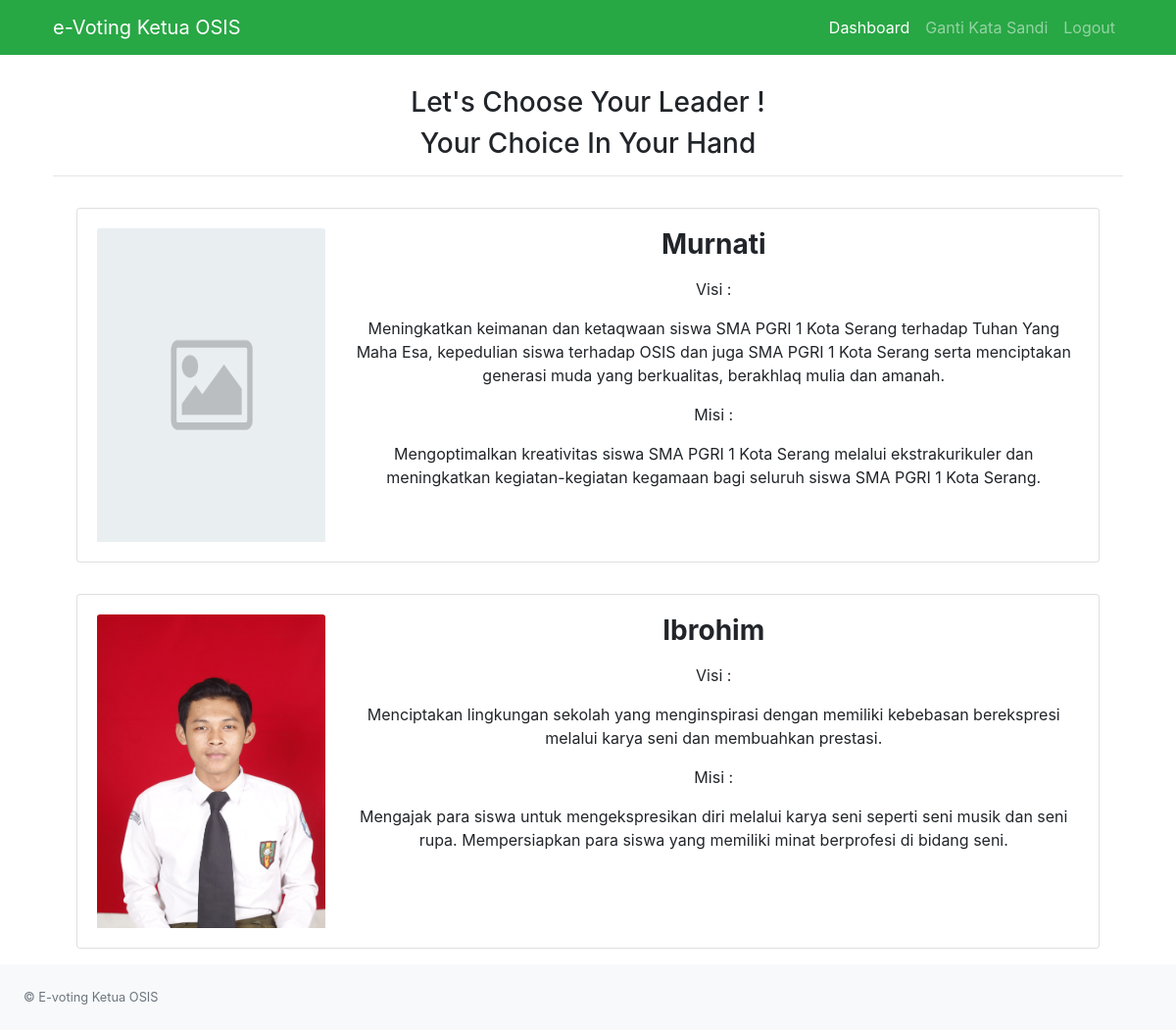
Screenshot of /index.php/vote/user with the database file from the repository.
### tables this page shows
CREATE TABLE `kandidat` (
  `no_kandidat` int(11) NOT NULL,
  `nis` varchar(20) NOT NULL,
  `foto` varchar(255) NOT NULL,
  `visi` varchar(255) NOT NULL,
  `misi` varchar(255) NOT NULL,
  `suara` smallint(5) NOT NULL,
  `periode` varchar(10) NOT NULL
);

CREATE TABLE `users` (
  `nis` varchar(20) NOT NULL,
  `password` varchar(100) NOT NULL,
  `nama` varchar(30) NOT NULL,
  `tanggal_lahir` date NOT NULL,
  `jk` varchar(10) NOT NULL,
  `id_kelas` int(5) NOT NULL,
  `pemilih` enum('y','n') NOT NULL
);

### application/controllers/Vote.php (called while the page is built, shortened)
<?php
class Vote extends CI_Controller
{
    public function __construct()
    {
        $this->load->model('Voting');
        $this->load->model('Siswa_model');
        $this->load->library('session');
        $this->load->library('form_validation');
        $this->load->library('upload');
        $this->load->helper('form');
        $this->load->helper('url');
    }
    public function user()
    {
        $data['kandidat'] = $this->db->get('kandidat')->result_array();
        $data['level'] = $this->session->level;
        $data['judul'] = 'E - Voting';
        $user = $this->session->username;
        $data['cek'] = $this->db->get_where('users', ['nis' => $user])->row_array();
        $this->load->view('templates/header_user', $data);
        $this->load->view('home/user', $data);
        $this->load->view('templates/footer');
    }
}

### index.php (called while the page is built, shortened)
<?php
require_once BASEPATH.'core/CodeIgniter.php';

### application/views/home/user.php (the view, shortened to what this page needs)
<div class="container mt-3 text-center">
    <h3>Let's Choose Your Leader !</h3>
    <h3>Your Choice In Your Hand</h3>
    <hr>
    <div class="container" align="center">
        <div class="row">
            <?php foreach ($kandidat as $k) : ?>
                <div class="col-lg-12  mt-3 mb-3">
                    <div class="card">
                        <div class="card-body ">
                            <div class="row">
                                <div class="col-lg-3">
                                    <img height="320px" class="card-img-top" src="<?= base_url('assets/img/vote/') . $k['foto']; ?>" alt="Card image cap" height="200px">
                                </div>
                                <div class="col-lg-9">
                                    <?php $title = $this->db->get_where('users', ['nis' => $k['nis']])->row_array(); ?>
                                    <h3 class="card-title"><strong><?= $title['nama']; ?></strong></h3>
                                    <div class="form-group">
                                        <p>Visi :</p>
                                        <p><?= $k['visi']; ?></p>
                                    </div>
                                    <div class="form-group">
                                        <p>Misi :</p>
                                        <p><?= $k['misi']; ?></p>
                                    </div>
                                </div>
                            </div>
                        </div>
                    </div>
                </div>
            <?php endforeach; ?>
        </div>
    </div>
</div>

### application/views/templates/header_user.php (shortened to what this page needs)
<!DOCTYPE html>
<html lang="en">
<head>
    <link href="<?= base_url('assets/') ?>css/styles.css" rel="stylesheet" />
    <link href="<?= base_url('assets/') ?>css/dataTables.bootstrap4.min.css" rel="stylesheet" />
    <link href="<?= base_url('assets/') ?>css/custom.css" rel="stylesheet" />
</head>
<body>
    <nav class="navbar navbar-expand-lg navbar-dark bg-success fixed-top">
        <div class="container">
            <a class="navbar-brand" href="<?= base_url('vote/user'); ?>">e-Voting Ketua OSIS</a>
            <div class="collapse navbar-collapse" id="navbarResponsive">
                <ul class="navbar-nav ml-auto">
                    <li class="nav-item active">
                        <a class="nav-link" href="<?= base_url('vote/user'); ?>">
                            Dashboard<span class="sr-only">(current)</span>
                        </a>
                    </li>
                    <li class="nav-item">
                        <a class="nav-link" href="<?= base_url('vote/kataSandiUser') ?>">Ganti Kata Sandi</a>
                    </li>
                    <li class="nav-item">
                        <a class="nav-link" onclick="return confirm('Apa kamu yakin ingin keluar?');" href="<?= base_url('vote/logout') ?>">Logout</a>
                    </li>
                </ul>
            </div>
        </div>
    </nav>

### application/views/templates/footer.php (shortened to what this page needs)
<footer class="py-4 bg-light mt-auto">
    <div class="container-fluid">
        <div class="d-flex align-items-center justify-content-between small">
            <div class="text-muted"> &copy; E-voting Ketua OSIS</div>
        </div>
    </div>
</footer>
</body>
</html>

### assets/css/custom.css (style rules this page uses)
footer { font-size: 16px; text-align: center; margin-top: 10%; }

### rows the page displays
kandidat: foto (placeholder picture), nis.nama "Murnati", visi "Meningkatkan keimanan dan ketaqwaan siswa SMA PGRI 1 Kota Serang terhadap Tuhan Yang Maha Esa, kepedulian siswa terhadap OSIS dan juga SMA PGRI 1 Kota Serang serta menciptakan generasi muda yang berkualitas, berakhlaq mulia dan amanah.", misi "Mengoptimalkan kreativitas siswa SMA PGRI 1 Kota Serang melalui ekstrakurikuler dan meningkatkan kegiatan-kegiatan kegamaan bagi seluruh siswa SMA PGRI 1 Kota Serang."
kandidat: foto (picture), nis.nama "Ibrohim", visi "Menciptakan lingkungan sekolah yang menginspirasi dengan memiliki kebebasan berekspresi melalui karya seni dan membuahkan prestasi.", misi "Mengajak para siswa untuk mengekspresikan diri melalui karya seni seperti seni musik dan seni rupa. Mempersiapkan para siswa yang memiliki minat berprofesi di bidang seni."
